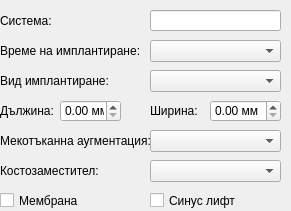
<?xml version="1.0" encoding="UTF-8"?>
<ui version="4.0">
 <class>ImplantView</class>
 <widget class="QWidget" name="ImplantView">
  <property name="geometry">
   <rect>
    <x>0</x>
    <y>0</y>
    <width>291</width>
    <height>211</height>
   </rect>
  </property>
  <property name="windowTitle">
   <string>ImplantView</string>
  </property>
  <widget class="QLabel" name="label_5">
   <property name="geometry">
    <rect>
     <x>0</x>
     <y>10</y>
     <width>121</width>
     <height>21</height>
    </rect>
   </property>
   <property name="text">
    <string>Система:</string>
   </property>
  </widget>
  <widget class="QLabel" name="label_7">
   <property name="geometry">
    <rect>
     <x>150</x>
     <y>100</y>
     <width>51</width>
     <height>21</height>
    </rect>
   </property>
   <property name="text">
    <string>Ширина:</string>
   </property>
  </widget>
  <widget class="LineEdit" name="system_edit">
   <property name="geometry">
    <rect>
     <x>150</x>
     <y>10</y>
     <width>131</width>
     <height>21</height>
    </rect>
   </property>
  </widget>
  <widget class="QLabel" name="label_2">
   <property name="geometry">
    <rect>
     <x>0</x>
     <y>40</y>
     <width>141</width>
     <height>21</height>
    </rect>
   </property>
   <property name="text">
    <string>Време на имплантиране:</string>
   </property>
  </widget>
  <widget class="QLabel" name="label_3">
   <property name="geometry">
    <rect>
     <x>0</x>
     <y>70</y>
     <width>131</width>
     <height>21</height>
    </rect>
   </property>
   <property name="text">
    <string>Вид имплантиране:</string>
   </property>
  </widget>
  <widget class="QDoubleSpinBox" name="length">
   <property name="geometry">
    <rect>
     <x>60</x>
     <y>100</y>
     <width>61</width>
     <height>22</height>
    </rect>
   </property>
   <property name="suffix">
    <string> мм</string>
   </property>
   <property name="maximum">
    <double>20.000000000000000</double>
   </property>
   <property name="singleStep">
    <double>0.050000000000000</double>
   </property>
  </widget>
  <widget class="QLabel" name="label_6">
   <property name="geometry">
    <rect>
     <x>0</x>
     <y>100</y>
     <width>61</width>
     <height>21</height>
    </rect>
   </property>
   <property name="text">
    <string>Дължина:</string>
   </property>
  </widget>
  <widget class="QDoubleSpinBox" name="width">
   <property name="geometry">
    <rect>
     <x>210</x>
     <y>100</y>
     <width>71</width>
     <height>22</height>
    </rect>
   </property>
   <property name="suffix">
    <string> мм</string>
   </property>
   <property name="maximum">
    <double>20.000000000000000</double>
   </property>
   <property name="singleStep">
    <double>0.050000000000000</double>
   </property>
  </widget>
  <widget class="QComboBox" name="timeCombo">
   <property name="geometry">
    <rect>
     <x>150</x>
     <y>40</y>
     <width>131</width>
     <height>22</height>
    </rect>
   </property>
   <item>
    <property name="text">
     <string/>
    </property>
   </item>
   <item>
    <property name="text">
     <string>Отложено</string>
    </property>
   </item>
   <item>
    <property name="text">
     <string>Ранно</string>
    </property>
   </item>
   <item>
    <property name="text">
     <string>Имедиантно</string>
    </property>
   </item>
  </widget>
  <widget class="QComboBox" name="typeCombo">
   <property name="geometry">
    <rect>
     <x>150</x>
     <y>70</y>
     <width>131</width>
     <height>22</height>
    </rect>
   </property>
   <item>
    <property name="text">
     <string/>
    </property>
   </item>
   <item>
    <property name="text">
     <string>Закрито</string>
    </property>
   </item>
   <item>
    <property name="text">
     <string>Цикатризационен винт</string>
    </property>
   </item>
   <item>
    <property name="text">
     <string>Временна корона</string>
    </property>
   </item>
  </widget>
  <widget class="QComboBox" name="tissueCombo">
   <property name="geometry">
    <rect>
     <x>150</x>
     <y>130</y>
     <width>131</width>
     <height>22</height>
    </rect>
   </property>
   <item>
    <property name="text">
     <string/>
    </property>
   </item>
   <item>
    <property name="text">
     <string>Roll flap</string>
    </property>
   </item>
   <item>
    <property name="text">
     <string>Free gingival graft</string>
    </property>
   </item>
   <item>
    <property name="text">
     <string>Connective tissue graft</string>
    </property>
   </item>
  </widget>
  <widget class="QLabel" name="label_9">
   <property name="geometry">
    <rect>
     <x>0</x>
     <y>130</y>
     <width>151</width>
     <height>21</height>
    </rect>
   </property>
   <property name="text">
    <string>Мекотъканна аугментация:</string>
   </property>
  </widget>
  <widget class="QComboBox" name="boneCombo">
   <property name="geometry">
    <rect>
     <x>150</x>
     <y>160</y>
     <width>131</width>
     <height>22</height>
    </rect>
   </property>
   <item>
    <property name="text">
     <string/>
    </property>
   </item>
   <item>
    <property name="text">
     <string>Xenograft</string>
    </property>
   </item>
   <item>
    <property name="text">
     <string>Allograft</string>
    </property>
   </item>
   <item>
    <property name="text">
     <string>Autograft</string>
    </property>
   </item>
   <item>
    <property name="text">
     <string>Бета-3-калциев фосфат</string>
    </property>
   </item>
  </widget>
  <widget class="QLabel" name="label_8">
   <property name="geometry">
    <rect>
     <x>0</x>
     <y>160</y>
     <width>131</width>
     <height>21</height>
    </rect>
   </property>
   <property name="text">
    <string>Костозаместител:</string>
   </property>
  </widget>
  <widget class="QCheckBox" name="sinusCheck">
   <property name="geometry">
    <rect>
     <x>150</x>
     <y>190</y>
     <width>91</width>
     <height>21</height>
    </rect>
   </property>
   <property name="text">
    <string>Синус лифт</string>
   </property>
  </widget>
  <widget class="QCheckBox" name="membrCheck">
   <property name="geometry">
    <rect>
     <x>0</x>
     <y>190</y>
     <width>81</width>
     <height>21</height>
    </rect>
   </property>
   <property name="text">
    <string>Мембрана</string>
   </property>
  </widget>
 </widget>
 <layoutdefault spacing="6" margin="11"/>
 <customwidgets>
  <customwidget>
   <class>LineEdit</class>
   <extends>QLineEdit</extends>
   <header>View/uiComponents/qt_derived/LineEdit.h</header>
  </customwidget>
 </customwidgets>
 <resources/>
 <connections/>
</ui>
